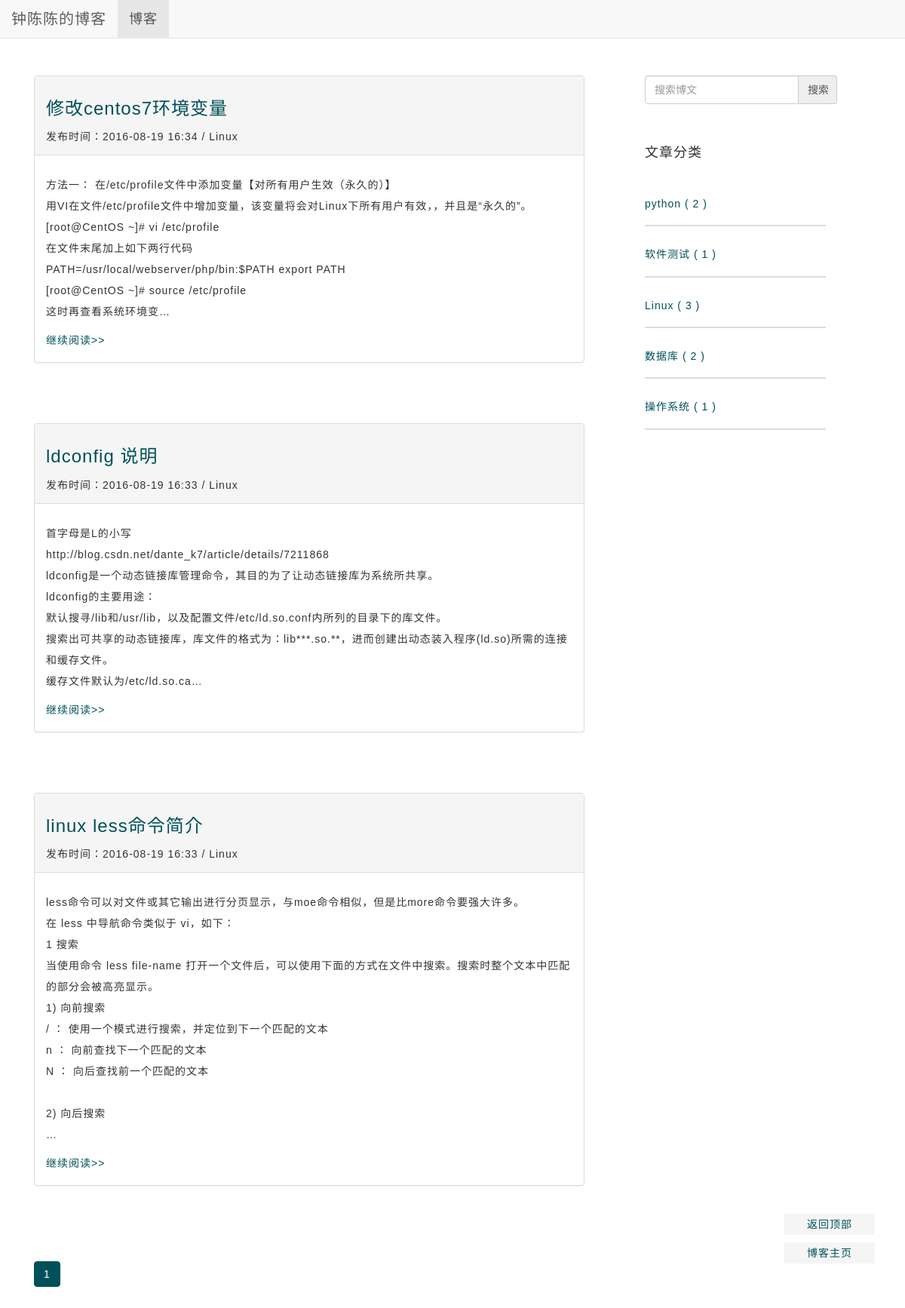
The app's page /blog/cat/9/ with its own data.
### blog/models.py (models this page shows, shortened)
class Blog(models.Model):
    title = models.CharField(verbose_name='Title',max_length=32)
    author = models.CharField(verbose_name='Author', max_length=16)
    content=RichTextUploadingField('Content')
    created = models.DateTimeField(verbose_name='Pub_Date', auto_now_add=True)
    category = models.ForeignKey(Category, verbose_name='Category')
    tags = models.ManyToManyField(Tag, verbose_name='Tags')

class Category(models.Model):
    name = models.CharField('名称', max_length=16)
    num=models.IntegerField(default=0,blank=True)

### blog/views.py (the view)
# urls.py: url(r'^cat/(?P<category_id>\d+)/$', views.get_category, name='blog_get_category'),
def get_category(request, category_id):
    try:
        cat=Category.objects.get(id=category_id)
    except Category.DoesNotExist:
        raise Http404
    cat_blogset=cat.blog_set.all().order_by('-created')
    blog_paginator=Paginator(cat_blogset,8)#show 8 blogs per page
    page=request.GET.get('page')
    try:
        blogs=blog_paginator.page(page)
    except PageNotAnInteger:
        blogs=blog_paginator.page(1)
    except EmptyPage:
        blogs=blog_paginator(blog_paginator.num_pages)
    ctx = {
    'blogs': blogs,
    'categories':Category.objects.all(),
    }
    return render(request, 'blog-list.html', ctx)

### blog/templates/blog-list.html (shortened to what this page needs)
{% extends "blog_base.html" %}
{% block head %}
{% load staticfiles %}
	<link rel="stylesheet" type="text/css" href="{% static 'blog/css/base.css' %}" />
	<link rel="stylesheet" type="text/css" href="{% static 'blog/css/get_blog.css' %}" />
{% endblock %}
{% block content %}
{% for blog in blogs %}
<div class="blog_item">
	<div class="panel panel-default">
		<div class="panel-heading">
			<div class="blog_header">
				<a href= "{% url 'blog_get_detail' blog.id %}"><h3>{{ blog.title }}</h3></a>
				<span class="blog_created" >发布时间：{{ blog.created|date:"Y-m-d H:i" }}</span>
				<span class="dc_sep">/</span></small>
				<span class="blog_category" >{{ blog.category.name }}</span>
			</div>
		</div>
		<div class="panel-body">
		    <div class="blog_content">
			    <p> {{ blog.content|truncatechars:300 |safe}}</p>
		     </div>
				<a class="continue" href="{% url 'blog_get_detail' blog.id %}" style="padding-top:15px font-size:16px">继续阅读>></a>
		</div>
	</div>
</div>
{% endfor %}
<div class="footer">
	<ul class="pagination">
		<li class="page_btn active" id="cur_page">
			 <a   href="?page={{ blogs.number }} " >{{ blogs.number }} </a>
		</li>
	</ul>
</div>
{% endblock %}

### blog/templates/blog_base.html (shortened to what this page needs)
<!DOCTYPE html>
<html>
<head>
        {% load staticfiles %}
        <link href="{% static 'blog/bootstrap/css/bootstrap.min.css' %}" rel="stylesheet">
     {% block head %}{% endblock %}
</head>
<body>
        <div class="navbar navbar-default navbar-fixed-top" role="navigation">
                 <div class="navbar-header">
                          <a class="navbar-brand" href="{% url 'blog_get_blogs' %}">钟陈陈的博客</a>
                 </div>
                 <div class="collapse navbar-collapse" id="example-navbar-collapse">
                         <ul class="nav navbar-nav">
                                  <li class="active">
                                           <a href="{% url 'blog_get_blogs' %}">博客</a>
                                  </li>
                         </ul>
                 </div>
        </div>
        <div class="container" id="top">
                <div class="row">
                        <div class="col-md-8">
                                 {% block content %}{% endblock %}
                        </div>
                        <div class="col-md-3 tags">
                                <form  action="{% url 'blog_search' %}" role="form" method="post">
                                        <div class="input-group">
                                             <input type="text" class="form-control" name="blog_search" placeholder="搜索博文"></input>
                                             <input  id="search-button" type="submit" class="input-group-addon" value="搜索"></input>
                                        </div>
                                </form>
                                <div class="panel panel-default">
                                        <div id="category_title" class="panel-body">
                                                <h4>文章分类</h4>
                                        </div>
                                        <div class="panel-body">
                                                <div class="category_content">
                                                        <ul>
                                                                {% for category in categories %}
                                                                <li class="category_item">
                                                                        <a href="{% url 'blog_get_category' category.id %}" >
                                                                                <h5> {{category.name}}  ( {{category.num}} )</h5>
                                                                         </a>
                                                                </li>
                                                                 {% endfor %}
                                                        </ul>
                                                </div>
                                        </div>
                                </div>
                        </div>
                </div>
        </div>
	<div class="back_to_top">
		<a href="#top" target="_self">返回顶部</a>
		<a href="{%url 'blog_get_blogs' %}" target="_self">博客主页</a>
	</div>
</body>
</html>

### blog/static/blog/css/base.css (style rules this page uses)
body { font-family: Microsoft YaHei,'宋体' , Tahoma, Helvetica, Arial, sans-serif; letter-spacing: 1px; }
a { color: #005059; }
ul ,li { list-style-type: none; padding-left: 0; }
.navbar-brand { font-size:20px; }
.navbar-nav { font-size: 18px; }
.container { font-size: 14px; line-height: 2em; margin-top: 100px; width:95%; }
.col-md-8 { margin-right: 50px; }
#search-button { display: table-cell; height:38px; width:20%; text-align: center; }
.input-group { width:100%; margin-bottom: 30px; }
.input-group .form-control { width:80%; height:38px; }
.tags .panel,.tags .panel-default { border-style:none; box-shadow: none; }
.tags .panel-body { border-style:none; padding-left: 0; }
.category_item { border-bottom-style: solid; border-bottom-width: 2px; border-bottom-color: #DDD; margin-bottom: 30px; padding-bottom: 10px; font-size:20px; }
.pagination li a { color: #005059; }
.pagination .active a { background-color: #005059; border-color: #005059; }
.back_to_top { position:fixed; right:40px; bottom:50px; z-index:100; display:block; }
.back_to_top a { display:block; font-size:14px; color:##A0A0A0!important; background-color:#F5F5F5; width:120px; text-align:center; padding:4px; text-decoration:none; margin-bottom:10px; }

### blog/static/blog/css/get_blog.css (style rules this page uses)
.blog_item { margin-bottom: 80px; }

### records on screen
Blog: title "修改centos7环境变量", created "2016-08-19 16:34", category.name "Linux", content "方法一： 在/etc/profile文件中添加变量【对所有用户生效（永久的）】 用VI在文件/etc/profile文件中增加变量，该变量将会对Linux下所有用户有效，，并且是“永久的”。 [root@CentOS ~]# vi /etc/profile 在文件末尾加上如下两行代码 PATH=/usr/local/webserver/php/bin:$PATH export PATH [root@CentOS ~]# source /etc/profile 这时再查看系统环境变…"
Blog: title "ldconfig 说明", created "2016-08-19 16:33", category.name "Linux", content "首字母是L的小写 http://blog.csdn.net/dante_k7/article/details/7211868 ldconfig是一个动态链接库管理命令，其目的为了让动态链接库为系统所共享。 ldconfig的主要用途： 默认搜寻/lib和/usr/lib，以及配置文件/etc/ld.so.conf内所列的目录下的库文件。 搜索出可共享的动态链接库，库文件的格式为：lib***.so.**，进而创建出动态装入程序(ld.so)所需的连接和缓存文件。 缓存文件默认为/etc/ld.so.ca…"
Blog: title "linux less命令简介", created "2016-08-19 16:33", category.name "Linux", content "less命令可以对文件或其它输出进行分页显示，与moe命令相似，但是比more命令要强大许多。 在 less 中导航命令类似于 vi，如下： 1 搜索 当使用命令 less file-name 打开一个文件后，可以使用下面的方式在文件中搜索。搜索时整个文本中匹配的部分会被高亮显示。 1) 向前搜索 / ： 使用一个模式进行搜索，并定位到下一个匹配的文本 n ： 向前查找下一个匹配的文本 N ： 向后查找前一个匹配的文本 2) 向后搜索 …"
Category: name "python", num "2"
Category: name "软件测试", num "1"
Category: name "Linux", num "3"
Category: name "数据库", num "2"
Category: name "操作系统", num "1"

### other values on screen
{{ blogs.number }} "1"
